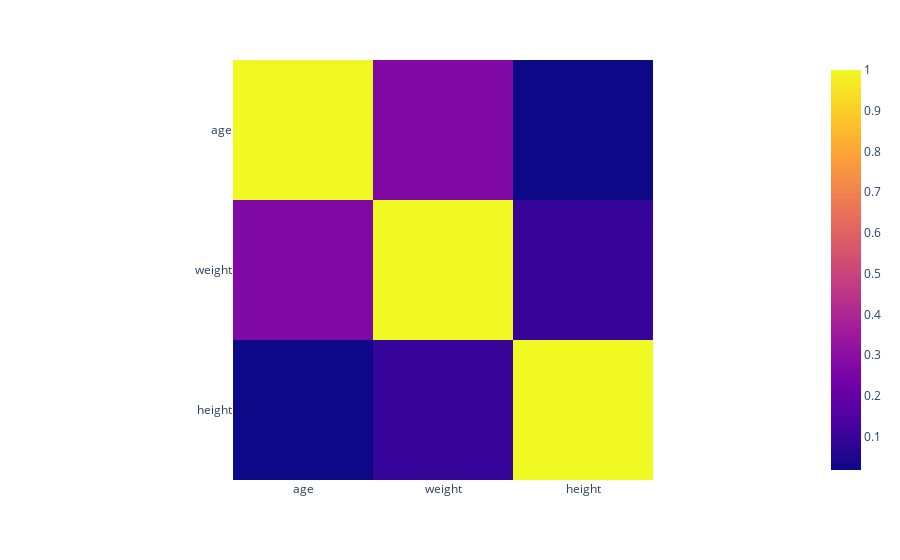

Write notebook code for a chart like this one.
### Code cell
import plotly.express as px
fig = px.imshow(workshop_data.corr())
fig.show()

### Figure 1 — Plotly figure (JSON) as saved in the notebook; plotly's stock layout.template omitted (floating-point values rounded to 4 significant figures)
{"data": [{"coloraxis": "coloraxis", "hovertemplate": "x: %{x}<br>y: %{y}<br>color: %{z}<extra></extra>", "name": "0", "type": "heatmap", "x": ["age", "weight", "height"], "xaxis": "x", "y": ["age", "weight", "height"], "yaxis": "y", "z": [[1, 0.2735, 0.01819], [0.2735, 1, 0.09728], [0.01819, 0.09728, 1]]}], "layout": {"coloraxis": {"colorscale": [[0, "#0d0887"], [0.1111, "#46039f"], [0.2222, "#7201a8"], [0.3333, "#9c179e"], [0.4444, "#bd3786"], [0.5556, "#d8576b"], [0.6667, "#ed7953"], [0.7778, "#fb9f3a"], [0.8889, "#fdca26"], [1, "#f0f921"]]}, "margin": {"t": 60}, "xaxis": {"anchor": "y", "constrain": "domain", "domain": [0, 1], "scaleanchor": "y"}, "yaxis": {"anchor": "x", "autorange": "reversed", "constrain": "domain", "domain": [0, 1]}}}
